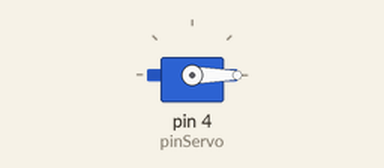
Bench run of a sketch on a simulated Arduino Uno, built with avr-gcc and run on an emulated ATmega328P. On the bench: servo.

Above: at 0.05 s.
At 4.0 s:
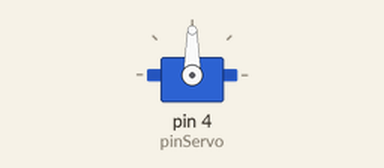
Timing chart, 0 to 5.2 s (numbered marks = the images above):
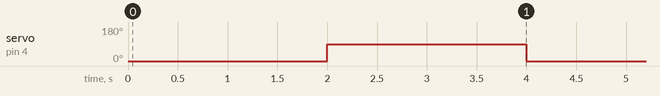

The sketch:

ServoMotor.ino
```cpp
#include <Servo.h>//header/cabecera y archivo Servo.ccp

Servo miServo; //definimos al objeto
int pinServo=4;

void setup()
{
 Serial.begin(9600);
 miServo.attach(pinServo);//Le decimos en que pin va conectado
}

void loop()
{
 miServo.write(0);//grado en el que se posiciona el servo
 delay(2000);

 miServo.write(90);//grado en el que se posiciona el servo
 delay(2000);

 //miServo.write(45);
 //delay(2000);

 //miServo.write(180);
 //delay(2000);

}
//linea enviado desde VS code
//Linea de Vs code
//Cambio vs code
//Este cambio prueba el funcionamiento de vs codenjakla
```

Measured:
- by itself, servo on pin 4 (pinServo): alternates 90° for 2.0 s and 0° for 2.0 s
